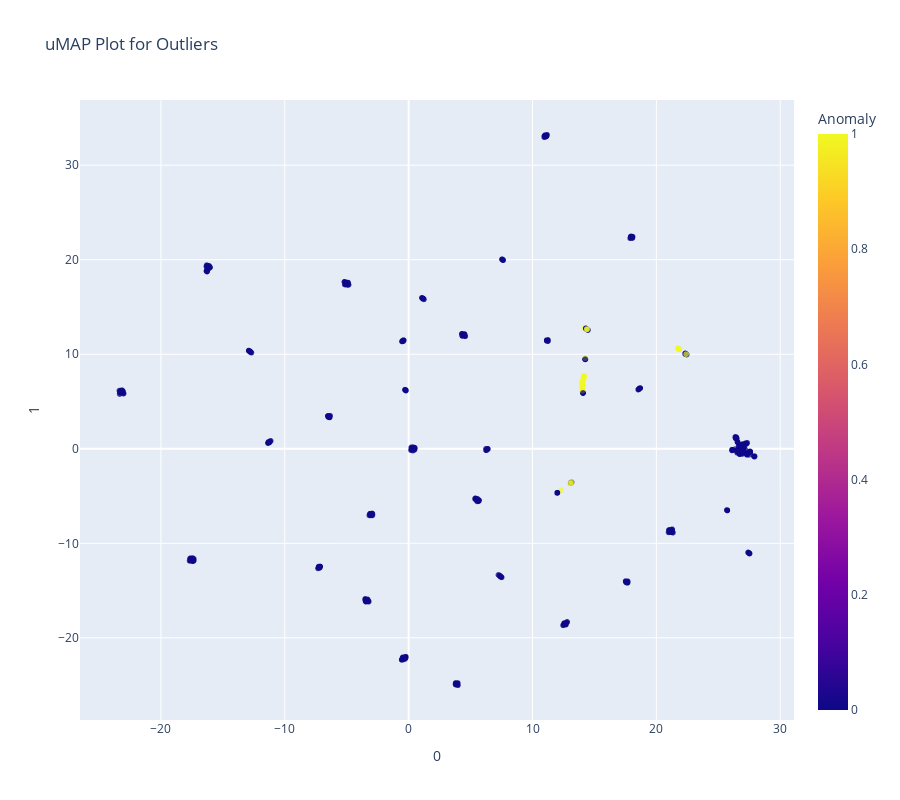

The notebook cell this image was saved under:
### Code cell
plot_model(knn, plot="umap")

### Figure 1 — Plotly figure (JSON) as saved in the notebook; plotly's stock layout.template omitted (floating-point values rounded to 4 significant figures; data arrays with more than 128 entries replaced by an {"elided": "..."} marker saying what was removed)
{"data": [{"customdata": {"elided": "1440x1 str values"}, "hovertemplate": "0=%{x}<br>1=%{y}<br>Feature=%{customdata[0]}<br>Anomaly=%{marker.color}<extra></extra>", "legendgroup": "", "marker": {"color": {"elided": "1440 int values"}, "coloraxis": "coloraxis", "opacity": 0.7, "symbol": "circle"}, "mode": "markers", "name": "", "showlegend": false, "type": "scattergl", "x": {"elided": "1440 float values"}, "xaxis": "x", "y": {"elided": "1440 float values"}, "yaxis": "y"}], "layout": {"coloraxis": {"colorbar": {"title": {"text": "Anomaly"}}, "colorscale": [[0, "#0d0887"], [0.1111, "#46039f"], [0.2222, "#7201a8"], [0.3333, "#9c179e"], [0.4444, "#bd3786"], [0.5556, "#d8576b"], [0.6667, "#ed7953"], [0.7778, "#fb9f3a"], [0.8889, "#fdca26"], [1, "#f0f921"]]}, "height": 800, "legend": {"tracegroupgap": 0}, "title": {"text": "uMAP Plot for Outliers"}, "width": 900, "xaxis": {"anchor": "y", "domain": [0, 1], "title": {"text": "0"}}, "yaxis": {"anchor": "x", "domain": [0, 1], "title": {"text": "1"}}}}
